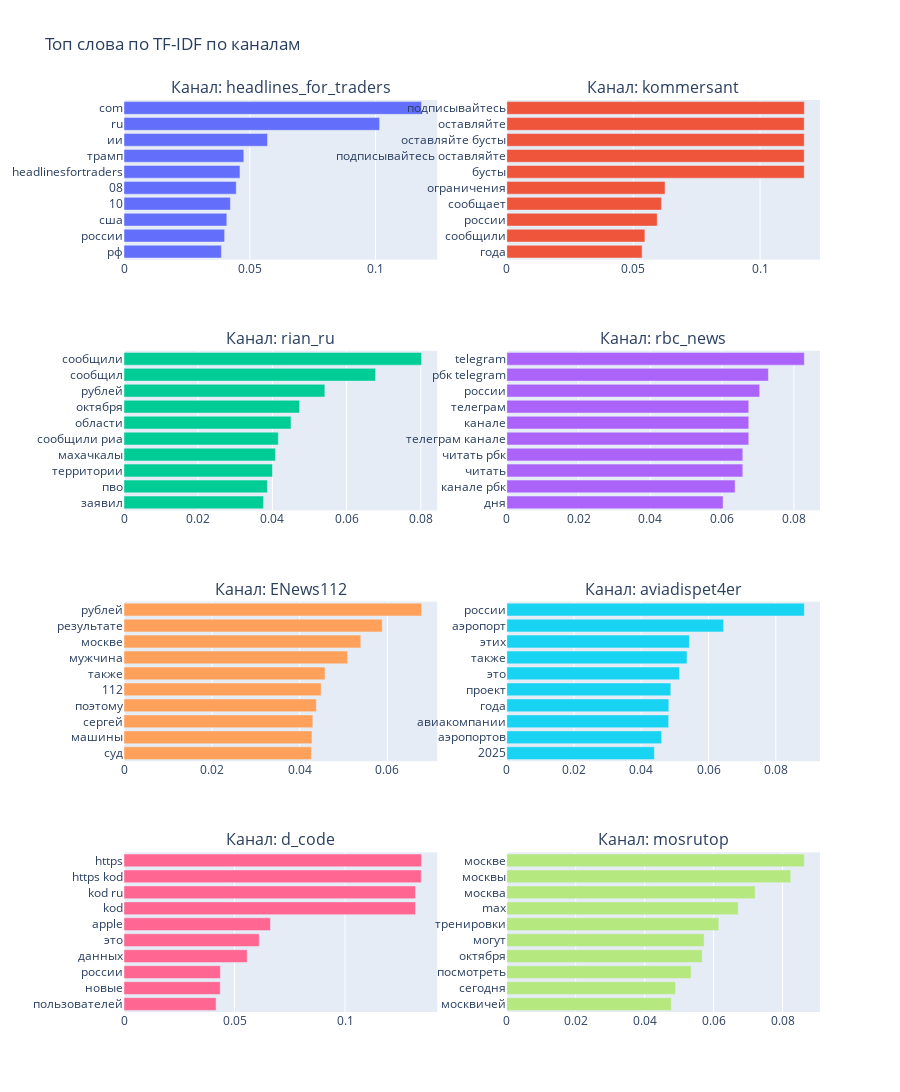

Notebook code cell kept with this figure:
### Markdown cell above
### 9.4. Визуализация TF-IDF по каналам

### Code cell
def visualize_tfidf_by_channel(channel_tfidf, top_n=10):
    """Визуализация TF-IDF результатов по каналам"""
    
    if not channel_tfidf:
        print("Нет данных для визуализации TF-IDF по каналам")
        return
    
    # Создаем subplot для топ каналов
    channels = list(channel_tfidf.keys())
    
    # Ограничим количество каналов для визуализации
    if len(channels) > 8:
        print(f"Визуализируем топ-8 каналов из {len(channels)}")
        channels = channels[:8]
    
    num_channels = len(channels)
    cols = 2
    rows = (num_channels + 1) // cols
    
    fig = make_subplots(
        rows=rows, cols=cols,
        subplot_titles=[f"Канал: {channel}" for channel in channels],
        vertical_spacing=0.1
    )
    
    for idx, channel in enumerate(channels):
        row = (idx // cols) + 1
        col = (idx % cols) + 1
        
        top_words = channel_tfidf[channel]['top_words'][:top_n]
        words = [word for word, _ in top_words]
        scores = [score for _, score in top_words]
        
        fig.add_trace(
            go.Bar(x=scores, y=words, orientation='h', name=channel),
            row=row, col=col
        )
    
    fig.update_layout(
        height=300 * rows,
        title_text="Топ слова по TF-IDF по каналам",
        showlegend=False
    )
    fig.update_yaxes(autorange="reversed")  # чтобы самый высокий TF-IDF был сверху
    fig.show()

# Визуализируем TF-IDF по каналам
visualize_tfidf_by_channel(channel_tfidf_results)

### Figure 1 — Plotly figure (JSON) as saved in the notebook; plotly's stock layout.template omitted (floating-point values rounded to 4 significant figures)
{"data": [{"name": "headlines_for_traders", "orientation": "h", "type": "bar", "x": [0.1183, 0.1016, 0.05706, 0.04763, 0.04611, 0.04462, 0.0423, 0.04087, 0.04001, 0.03873], "xaxis": "x", "y": ["com", "ru", "ии", "трамп", "headlinesfortraders", "08", "10", "сша", "россии", "рф"], "yaxis": "y"}, {"name": "kommersant", "orientation": "h", "type": "bar", "x": [0.1175, 0.1175, 0.1175, 0.1175, 0.1175, 0.06249, 0.06107, 0.0594, 0.05453, 0.05344], "xaxis": "x2", "y": ["подписывайтесь", "оставляйте", "оставляйте бусты", "подписывайтесь оставляйте", "бусты", "ограничения", "сообщает", "россии", "сообщили", "года"], "yaxis": "y2"}, {"name": "rian_ru", "orientation": "h", "type": "bar", "x": [0.0802, 0.0678, 0.05413, 0.04733, 0.04501, 0.04159, 0.04082, 0.04002, 0.03864, 0.03759], "xaxis": "x3", "y": ["сообщили", "сообщил", "рублей", "октября", "области", "сообщили риа", "махачкалы", "территории", "пво", "заявил"], "yaxis": "y3"}, {"name": "rbc_news", "orientation": "h", "type": "bar", "x": [0.0829, 0.07289, 0.07046, 0.06741, 0.06741, 0.06741, 0.06576, 0.06576, 0.06362, 0.06027], "xaxis": "x4", "y": ["telegram", "рбк telegram", "россии", "телеграм", "канале", "телеграм канале", "читать рбк", "читать", "канале рбк", "дня"], "yaxis": "y4"}, {"name": "ENews112", "orientation": "h", "type": "bar", "x": [0.06779, 0.05884, 0.05395, 0.05095, 0.0458, 0.04491, 0.04382, 0.04302, 0.04282, 0.04269], "xaxis": "x5", "y": ["рублей", "результате", "москве", "мужчина", "также", "112", "поэтому", "сергей", "машины", "суд"], "yaxis": "y5"}, {"name": "aviadispet4er", "orientation": "h", "type": "bar", "x": [0.0885, 0.0645, 0.05432, 0.0536, 0.05137, 0.04879, 0.04819, 0.04814, 0.04605, 0.0439], "xaxis": "x6", "y": ["россии", "аэропорт", "этих", "также", "это", "проект", "года", "авиакомпании", "аэропортов", "2025"], "yaxis": "y6"}, {"name": "d_code", "orientation": "h", "type": "bar", "x": [0.1346, 0.1345, 0.1319, 0.1319, 0.06625, 0.0612, 0.05574, 0.0436, 0.04353, 0.04167], "xaxis": "x7", "y": ["https", "https kod", "kod ru", "kod", "apple", "это", "данных", "россии", "новые", "пользователей"], "yaxis": "y7"}, {"name": "mosrutop", "orientation": "h", "type": "bar", "x": [0.08634, 0.08239, 0.07207, 0.06715, 0.06152, 0.05724, 0.0567, 0.05347, 0.04896, 0.04774], "xaxis": "x8", "y": ["москве", "москвы", "москва", "max", "тренировки", "могут", "октября", "посмотреть", "сегодня", "москвичей"], "yaxis": "y8"}], "layout": {"annotations": [{"font": {"size": 16}, "showarrow": false, "text": "Канал: headlines_for_traders", "x": 0.225, "xanchor": "center", "xref": "paper", "y": 1, "yanchor": "bottom", "yref": "paper"}, {"font": {"size": 16}, "showarrow": false, "text": "Канал: kommersant", "x": 0.775, "xanchor": "center", "xref": "paper", "y": 1, "yanchor": "bottom", "yref": "paper"}, {"font": {"size": 16}, "showarrow": false, "text": "Канал: rian_ru", "x": 0.225, "xanchor": "center", "xref": "paper", "y": 0.725, "yanchor": "bottom", "yref": "paper"}, {"font": {"size": 16}, "showarrow": false, "text": "Канал: rbc_news", "x": 0.775, "xanchor": "center", "xref": "paper", "y": 0.725, "yanchor": "bottom", "yref": "paper"}, {"font": {"size": 16}, "showarrow": false, "text": "Канал: ENews112", "x": 0.225, "xanchor": "center", "xref": "paper", "y": 0.45, "yanchor": "bottom", "yref": "paper"}, {"font": {"size": 16}, "showarrow": false, "text": "Канал: aviadispet4er", "x": 0.775, "xanchor": "center", "xref": "paper", "y": 0.45, "yanchor": "bottom", "yref": "paper"}, {"font": {"size": 16}, "showarrow": false, "text": "Канал: d_code", "x": 0.225, "xanchor": "center", "xref": "paper", "y": 0.175, "yanchor": "bottom", "yref": "paper"}, {"font": {"size": 16}, "showarrow": false, "text": "Канал: mosrutop", "x": 0.775, "xanchor": "center", "xref": "paper", "y": 0.175, "yanchor": "bottom", "yref": "paper"}], "height": 1200, "showlegend": false, "title": {"text": "Топ слова по TF-IDF по каналам"}, "xaxis": {"anchor": "y", "domain": [0, 0.45]}, "xaxis2": {"anchor": "y2", "domain": [0.55, 1]}, "xaxis3": {"anchor": "y3", "domain": [0, 0.45]}, "xaxis4": {"anchor": "y4", "domain": [0.55, 1]}, "xaxis5": {"anchor": "y5", "domain": [0, 0.45]}, "xaxis6": {"anchor": "y6", "domain": [0.55, 1]}, "xaxis7": {"anchor": "y7", "domain": [0, 0.45]}, "xaxis8": {"anchor": "y8", "domain": [0.55, 1]}, "yaxis": {"anchor": "x", "autorange": "reversed", "domain": [0.825, 1]}, "yaxis2": {"anchor": "x2", "autorange": "reversed", "domain": [0.825, 1]}, "yaxis3": {"anchor": "x3", "autorange": "reversed", "domain": [0.55, 0.725]}, "yaxis4": {"anchor": "x4", "autorange": "reversed", "domain": [0.55, 0.725]}, "yaxis5": {"anchor": "x5", "autorange": "reversed", "domain": [0.275, 0.45]}, "yaxis6": {"anchor": "x6", "autorange": "reversed", "domain": [0.275, 0.45]}, "yaxis7": {"anchor": "x7", "autorange": "reversed", "domain": [0, 0.175]}, "yaxis8": {"anchor": "x8", "autorange": "reversed", "domain": [0, 0.175]}}}
